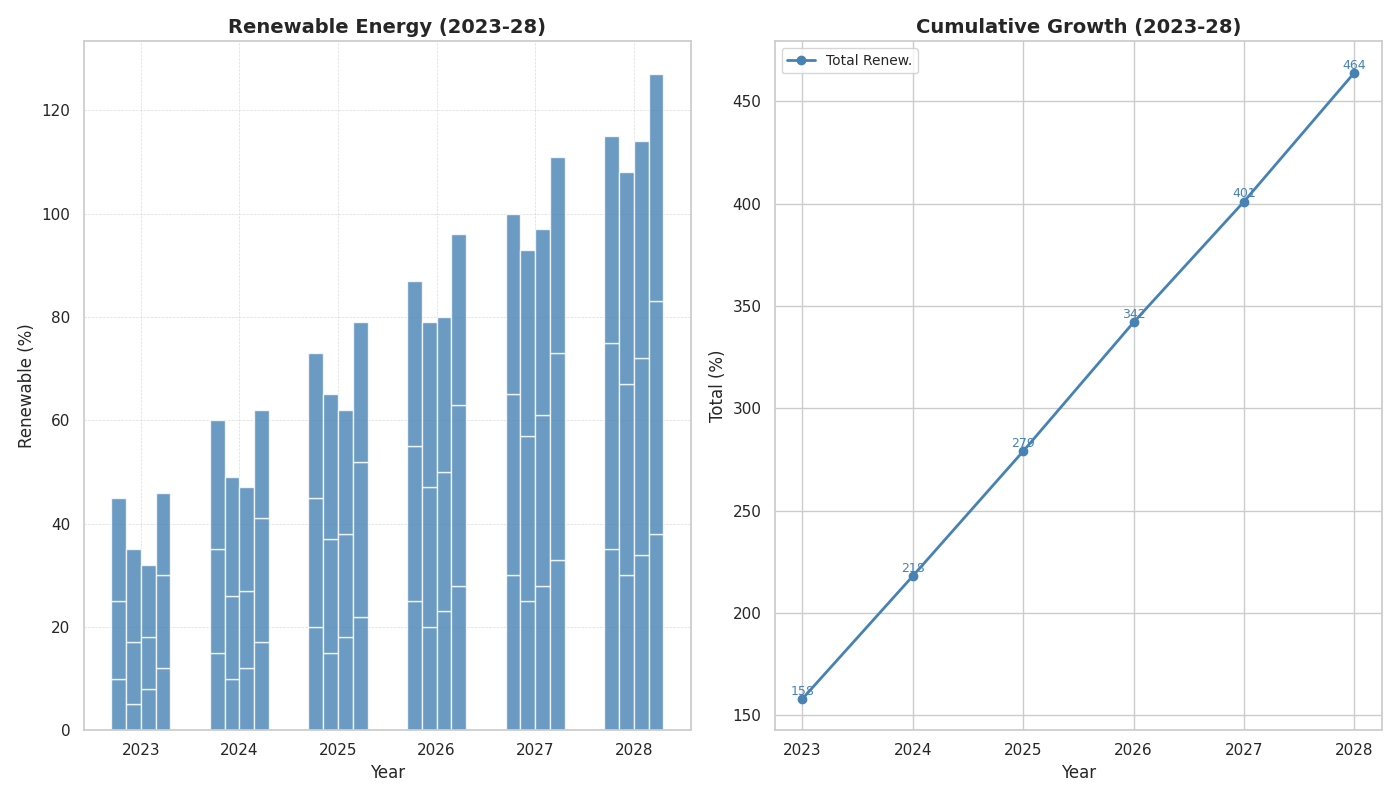

Recreate this plot in Python.
import matplotlib.pyplot as plt
import numpy as np

years = np.arange(2023, 2029)
countries = ['A', 'B', 'C', 'D']  # Removed country 'E'

solar = np.array([
    [10, 15, 20, 25, 30, 35],
    [5, 10, 15, 20, 25, 30],
    [8, 12, 18, 23, 28, 34],
    [12, 17, 22, 28, 33, 38]
    # Removed data for country 'E'
])

wind = np.array([
    [15, 20, 25, 30, 35, 40],
    [12, 16, 22, 27, 32, 37],
    [10, 15, 20, 27, 33, 38],
    [18, 24, 30, 35, 40, 45]
    # Removed data for country 'E'
])

hydro = np.array([
    [20, 25, 28, 32, 35, 40],
    [18, 23, 28, 32, 36, 41],
    [14, 20, 24, 30, 36, 42],
    [16, 21, 27, 33, 38, 44]
    # Removed data for country 'E'
])

total_renewable = solar + wind + hydro
annual_totals = total_renewable.sum(axis=0)

fig, (ax1, ax2) = plt.subplots(1, 2, figsize=(14, 8))

bar_width = 0.15
x_indexes = np.arange(len(years))
single_color = '#4682B4'

for i in range(len(countries)):
    ax1.bar(x_indexes + i * bar_width, solar[i], width=bar_width, color=single_color, alpha=0.8)
    ax1.bar(x_indexes + i * bar_width, wind[i], width=bar_width, bottom=solar[i], color=single_color, alpha=0.8)
    ax1.bar(x_indexes + i * bar_width, hydro[i], width=bar_width, bottom=solar[i] + wind[i], color=single_color, alpha=0.8)

ax1.set_xlabel('Year', fontsize=12)
ax1.set_ylabel('Renewable (%)', fontsize=12)
ax1.set_title('Renewable Energy (2023-28)', fontsize=14, fontweight='bold')
ax1.set_xticks(x_indexes + bar_width * 1.5)
ax1.set_xticklabels(years)

ax1.grid(True, linestyle='--', linewidth=0.5, alpha=0.7)

ax2.plot(years, annual_totals, marker='o', color=single_color, linewidth=2, label='Total Renew.')

for (year, total) in zip(years, annual_totals):
    ax2.text(year, total + 2, f'{total}', ha='center', fontsize=9, color=single_color)

ax2.set_xlabel('Year', fontsize=12)
ax2.set_ylabel('Total (%)', fontsize=12)
ax2.set_title('Cumulative Growth (2023-28)', fontsize=14, fontweight='bold')
ax2.set_xticks(years)
ax2.set_xticklabels(years)
ax2.legend(loc='upper left', fontsize=10)

plt.tight_layout()
plt.show()
